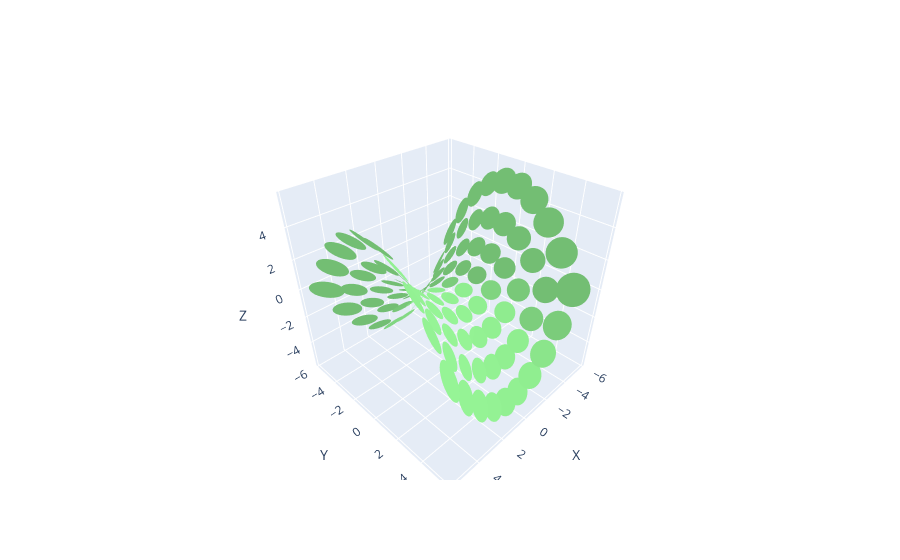

Here is the notebook cell this chart was saved with:
### Code cell
fig = new_fig()

for point, rayon, normal in zip(points, rayons, normals):
    add_circle(point, rayon, normal, fig, 'lightgreen')

fig.show()
